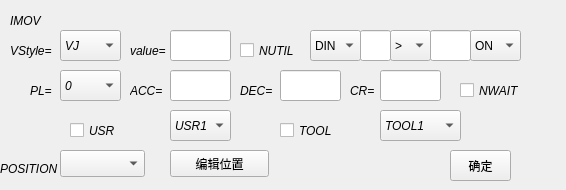
   <widget class="QWidget" name="page_4">
    <widget class="QLabel" name="label_44">
     <property name="geometry">
      <rect>
       <x>10</x>
       <y>10</y>
       <width>51</width>
       <height>21</height>
      </rect>
     </property>
     <property name="font">
      <font>
       <pointsize>9</pointsize>
       <italic>true</italic>
      </font>
     </property>
     <property name="text">
      <string>IMOV</string>
     </property>
    </widget>
    <widget class="QComboBox" name="comboBox_4">
     <property name="geometry">
      <rect>
       <x>60</x>
       <y>70</y>
       <width>61</width>
       <height>31</height>
      </rect>
     </property>
     <property name="font">
      <font>
       <pointsize>9</pointsize>
       <italic>true</italic>
      </font>
     </property>
     <property name="frame">
      <bool>true</bool>
     </property>
     <item>
      <property name="text">
       <string>0</string>
      </property>
     </item>
     <item>
      <property name="text">
       <string>1</string>
      </property>
     </item>
     <item>
      <property name="text">
       <string>2</string>
      </property>
     </item>
     <item>
      <property name="text">
       <string>3</string>
      </property>
     </item>
     <item>
      <property name="text">
       <string>4</string>
      </property>
     </item>
     <item>
      <property name="text">
       <string>5</string>
      </property>
     </item>
     <item>
      <property name="text">
       <string>6</string>
      </property>
     </item>
     <item>
      <property name="text">
       <string>7</string>
      </property>
     </item>
     <item>
      <property name="text">
       <string>8</string>
      </property>
     </item>
    </widget>
    <widget class="QComboBox" name="comboBox_8">
     <property name="geometry">
      <rect>
       <x>60</x>
       <y>150</y>
       <width>85</width>
       <height>27</height>
      </rect>
     </property>
     <property name="font">
      <font>
       <pointsize>9</pointsize>
       <italic>true</italic>
      </font>
     </property>
    </widget>
    <widget class="QCheckBox" name="checkBox_7">
     <property name="geometry">
      <rect>
       <x>460</x>
       <y>80</y>
       <width>97</width>
       <height>21</height>
      </rect>
     </property>
     <property name="font">
      <font>
       <pointsize>9</pointsize>
       <italic>true</italic>
      </font>
     </property>
     <property name="text">
      <string>NWAIT</string>
     </property>
    </widget>
    <widget class="QLabel" name="label_45">
     <property name="geometry">
      <rect>
       <x>240</x>
       <y>80</y>
       <width>41</width>
       <height>21</height>
      </rect>
     </property>
     <property name="font">
      <font>
       <pointsize>9</pointsize>
       <italic>true</italic>
      </font>
     </property>
     <property name="text">
      <string>DEC=</string>
     </property>
    </widget>
    <widget class="QLineEdit" name="lineEdit_28">
     <property name="geometry">
      <rect>
       <x>170</x>
       <y>70</y>
       <width>61</width>
       <height>31</height>
      </rect>
     </property>
     <property name="acceptDrops">
      <bool>true</bool>
     </property>
     <property name="frame">
      <bool>true</bool>
     </property>
    </widget>
    <widget class="QPushButton" name="pushButton_19">
     <property name="geometry">
      <rect>
       <x>450</x>
       <y>150</y>
       <width>61</width>
       <height>31</height>
      </rect>
     </property>
     <property name="text">
      <string>确定</string>
     </property>
    </widget>
    <widget class="QLineEdit" name="lineEdit_29">
     <property name="geometry">
      <rect>
       <x>280</x>
       <y>70</y>
       <width>61</width>
       <height>31</height>
      </rect>
     </property>
     <property name="acceptDrops">
      <bool>true</bool>
     </property>
     <property name="frame">
      <bool>true</bool>
     </property>
    </widget>
    <widget class="QLabel" name="label_46">
     <property name="geometry">
      <rect>
       <x>30</x>
       <y>80</y>
       <width>31</width>
       <height>21</height>
      </rect>
     </property>
     <property name="font">
      <font>
       <pointsize>9</pointsize>
       <italic>true</italic>
      </font>
     </property>
     <property name="text">
      <string>PL=</string>
     </property>
    </widget>
    <widget class="QLineEdit" name="lineEdit_30">
     <property name="geometry">
      <rect>
       <x>380</x>
       <y>70</y>
       <width>61</width>
       <height>31</height>
      </rect>
     </property>
     <property name="acceptDrops">
      <bool>true</bool>
     </property>
     <property name="frame">
      <bool>true</bool>
     </property>
    </widget>
    <widget class="QLabel" name="label_47">
     <property name="geometry">
      <rect>
       <x>0</x>
       <y>160</y>
       <width>67</width>
       <height>17</height>
      </rect>
     </property>
     <property name="font">
      <font>
       <pointsize>9</pointsize>
       <italic>true</italic>
      </font>
     </property>
     <property name="text">
      <string>POSITION</string>
     </property>
    </widget>
    <widget class="QPushButton" name="pushButton_3">
     <property name="geometry">
      <rect>
       <x>170</x>
       <y>150</y>
       <width>99</width>
       <height>27</height>
      </rect>
     </property>
     <property name="font">
      <font>
       <pointsize>9</pointsize>
      </font>
     </property>
     <property name="text">
      <string>编辑位置</string>
     </property>
    </widget>
    <widget class="QLabel" name="label_48">
     <property name="geometry">
      <rect>
       <x>10</x>
       <y>40</y>
       <width>51</width>
       <height>21</height>
      </rect>
     </property>
     <property name="font">
      <font>
       <pointsize>9</pointsize>
       <italic>true</italic>
      </font>
     </property>
     <property name="text">
      <string>VStyle=</string>
     </property>
    </widget>
    <widget class="QLineEdit" name="lineEdit_32">
     <property name="geometry">
      <rect>
       <x>170</x>
       <y>30</y>
       <width>61</width>
       <height>31</height>
      </rect>
     </property>
     <property name="acceptDrops">
      <bool>true</bool>
     </property>
     <property name="frame">
      <bool>true</bool>
     </property>
    </widget>
    <widget class="QLabel" name="label_49">
     <property name="geometry">
      <rect>
       <x>130</x>
       <y>40</y>
       <width>41</width>
       <height>21</height>
      </rect>
     </property>
     <property name="font">
      <font>
       <pointsize>9</pointsize>
       <italic>true</italic>
      </font>
     </property>
     <property name="text">
      <string>value=</string>
     </property>
    </widget>
    <widget class="QLabel" name="label_50">
     <property name="geometry">
      <rect>
       <x>130</x>
       <y>80</y>
       <width>41</width>
       <height>21</height>
      </rect>
     </property>
     <property name="font">
      <font>
       <pointsize>9</pointsize>
       <italic>true</italic>
      </font>
     </property>
     <property name="text">
      <string>ACC=</string>
     </property>
    </widget>
    <widget class="QComboBox" name="comboBox_15">
     <property name="geometry">
      <rect>
       <x>60</x>
       <y>30</y>
       <width>61</width>
       <height>31</height>
      </rect>
     </property>
     <property name="font">
      <font>
       <pointsize>9</pointsize>
       <italic>true</italic>
      </font>
     </property>
     <property name="frame">
      <bool>true</bool>
     </property>
     <item>
      <property name="text">
       <string>VJ</string>
      </property>
     </item>
     <item>
      <property name="text">
       <string>VL</string>
      </property>
     </item>
    </widget>
    <widget class="QLineEdit" name="lineEdit_66">
     <property name="geometry">
      <rect>
       <x>360</x>
       <y>30</y>
       <width>31</width>
       <height>31</height>
      </rect>
     </property>
    </widget>
    <widget class="QLineEdit" name="lineEdit_31">
     <property name="geometry">
      <rect>
       <x>430</x>
       <y>30</y>
       <width>41</width>
       <height>31</height>
      </rect>
     </property>
    </widget>
    <widget class="QComboBox" name="comboBox_23">
     <property name="geometry">
      <rect>
       <x>310</x>
       <y>30</y>
       <width>51</width>
       <height>31</height>
      </rect>
     </property>
     <item>
      <property name="text">
       <string>DIN</string>
      </property>
     </item>
     <item>
      <property name="text">
       <string>DOUT</string>
      </property>
     </item>
     <item>
      <property name="text">
       <string>B</string>
      </property>
     </item>
     <item>
      <property name="text">
       <string>INT</string>
      </property>
     </item>
    </widget>
    <widget class="QCheckBox" name="checkBox_14">
     <property name="geometry">
      <rect>
       <x>240</x>
       <y>40</y>
       <width>71</width>
       <height>21</height>
      </rect>
     </property>
     <property name="font">
      <font>
       <pointsize>9</pointsize>
       <italic>true</italic>
      </font>
     </property>
     <property name="text">
      <string>NUTIL</string>
     </property>
    </widget>
    <widget class="QComboBox" name="comboBox_26">
     <property name="geometry">
      <rect>
       <x>470</x>
       <y>30</y>
       <width>51</width>
       <height>31</height>
      </rect>
     </property>
     <item>
      <property name="text">
       <string>ON</string>
      </property>
     </item>
     <item>
      <property name="text">
       <string>OFF</string>
      </property>
     </item>
    </widget>
    <widget class="QComboBox" name="comboBox_27">
     <property name="geometry">
      <rect>
       <x>390</x>
       <y>30</y>
       <width>41</width>
       <height>31</height>
      </rect>
     </property>
     <item>
      <property name="text">
       <string>&gt;</string>
      </property>
     </item>
     <item>
      <property name="text">
       <string>&lt;</string>
      </property>
     </item>
     <item>
      <property name="text">
       <string>&gt;=</string>
      </property>
     </item>
     <item>
      <property name="text">
       <string>&lt;=</string>
      </property>
     </item>
     <item>
      <property name="text">
       <string>=</string>
      </property>
     </item>
    </widget>
    <widget class="QComboBox" name="comboBox_44">
     <property name="geometry">
      <rect>
       <x>170</x>
       <y>110</y>
       <width>61</width>
       <height>31</height>
      </rect>
     </property>
     <property name="font">
      <font>
       <pointsize>9</pointsize>
       <italic>true</italic>
      </font>
     </property>
     <property name="frame">
      <bool>true</bool>
     </property>
     <item>
      <property name="text">
       <string>USR1</string>
      </property>
     </item>
     <item>
      <property name="text">
       <string>USR2</string>
      </property>
     </item>
     <item>
      <property name="text">
       <string>USR3</string>
      </property>
     </item>
     <item>
      <property name="text">
       <string>USR4</string>
      </property>
     </item>
     <item>
      <property name="text">
       <string>USR5</string>
      </property>
     </item>
     <item>
      <property name="text">
       <string>USR6</string>
      </property>
     </item>
     <item>
      <property name="text">
       <string>USR7</string>
      </property>
     </item>
     <item>
      <property name="text">
       <string>USR8</string>
      </property>
     </item>
     <item>
      <property name="text">
       <string>USR9</string>
      </property>
     </item>
     <item>
      <property name="text">
       <string>USR10</string>
      </property>
     </item>
    </widget>
    <widget class="QCheckBox" name="checkBox_15">
     <property name="geometry">
      <rect>
       <x>70</x>
       <y>120</y>
       <width>71</width>
       <height>21</height>
      </rect>
     </property>
     <property name="font">
      <font>
       <pointsize>9</pointsize>
       <italic>true</italic>
      </font>
     </property>
     <property name="text">
      <string>USR</string>
     </property>
    </widget>
    <widget class="QComboBox" name="comboBox_45">
     <property name="geometry">
      <rect>
       <x>380</x>
       <y>110</y>
       <width>81</width>
       <height>31</height>
      </rect>
     </property>
     <property name="font">
      <font>
       <pointsize>9</pointsize>
       <italic>true</italic>
      </font>
     </property>
     <property name="frame">
      <bool>true</bool>
     </property>
     <item>
      <property name="text">
       <string>TOOL1</string>
      </property>
     </item>
     <item>
      <property name="text">
       <string>TOOL2</string>
      </property>
     </item>
     <item>
      <property name="text">
       <string>TOOL3</string>
      </property>
     </item>
     <item>
      <property name="text">
       <string>TOOL4</string>
      </property>
     </item>
     <item>
      <property name="text">
       <string>TOOL5</string>
      </property>
     </item>
     <item>
      <property name="text">
       <string>TOOL6</string>
      </property>
     </item>
     <item>
      <property name="text">
       <string>TOOL7</string>
      </property>
     </item>
     <item>
      <property name="text">
       <string>TOOL8</string>
      </property>
     </item>
     <item>
      <property name="text">
       <string>TOOL9</string>
      </property>
     </item>
     <item>
      <property name="text">
       <string>TOOL10</string>
      </property>
     </item>
    </widget>
    <widget class="QCheckBox" name="checkBox_16">
     <property name="geometry">
      <rect>
       <x>280</x>
       <y>120</y>
       <width>71</width>
       <height>21</height>
      </rect>
     </property>
     <property name="font">
      <font>
       <pointsize>9</pointsize>
       <italic>true</italic>
      </font>
     </property>
     <property name="text">
      <string>TOOL</string>
     </property>
    </widget>
    <widget class="QLabel" name="label_55">
     <property name="geometry">
      <rect>
       <x>350</x>
       <y>80</y>
       <width>41</width>
       <height>21</height>
      </rect>
     </property>
     <property name="font">
      <font>
       <pointsize>9</pointsize>
       <italic>true</italic>
      </font>
     </property>
     <property name="text">
      <string>CR=</string>
     </property>
    </widget>
   </widget>
